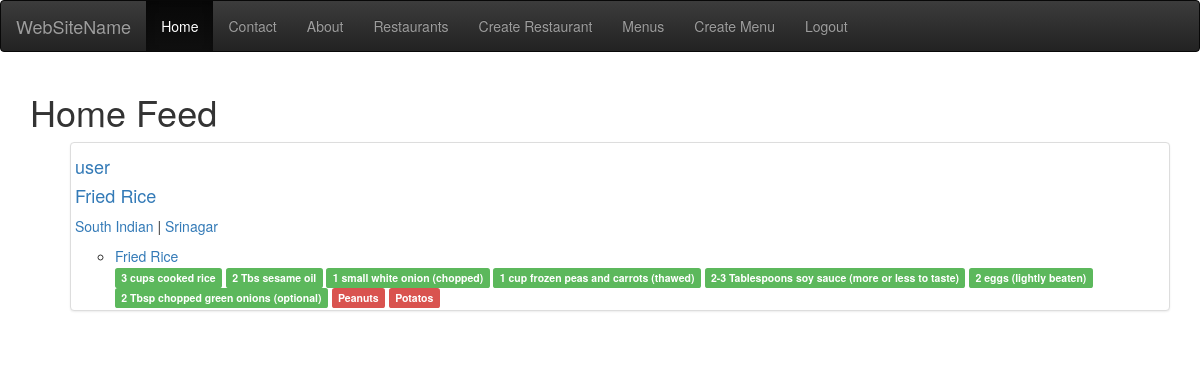
The app's page / (signed in) with its own data.
### menus/models.py (models this page shows, shortened)
class Item(models.Model):
    user = models.ForeignKey(settings.AUTH_USER_MODEL)
    restaurant = models.ForeignKey(RestaurantLocation)
    name = models.CharField(max_length=120)
    contents = models.TextField(help_text='separate each item by comma')
    excludes = models.TextField(blank=True, null=True, help_text='separate each item by comma')
    public = models.BooleanField(default=True)
    timestamp = models.DateTimeField(auto_now_add=True)
    updated = models.DateTimeField(auto_now=True)
    class Meta:
        ordering = ['-updated', '-timestamp']
    def get_contents(self):
        return self.contents.split(',')
    def get_excludes(self):
        return self.excludes.split(',')

### restaurants/models.py (models this page shows, shortened)
class RestaurantLocation(models.Model):
    owner = models.ForeignKey(User)
    name = models.CharField(max_length=120)
    location = models.CharField(max_length=120, null=True, blank=True)
    category = models.CharField(max_length=120, null=True, blank=True)
    timestamp = models.DateTimeField(auto_now_add=True)
    updated = models.DateTimeField(auto_now=True)
    slug = models.SlugField(null=True, blank=True)
    objects = RestaurantLocationManager()

### menus/views.py (the view)
# urls.py: url(r'^$', HomeView.as_view(), name='home'),
class HomeView(View):
    def get(self, request, *args, **kwargs):
        if not request.user.is_authenticated():
            return render(request, 'home.html', {})
        user = request.user
        is_following_user_ids = [follower.user.id for follower in user.is_following.all()]
        qs = Item.objects.filter(user__id__in=is_following_user_ids, public=True).order_by("-updated")[:3 ]
        return render(request, 'menus/home_feed.html', {'object_list': qs})

### menus/templates/menus/home_feed.html (shortened to what this page needs)
{% extends 'base.html' %}
{% block content %}
    <h1>Home Feed</h1>
    <ol>
        {% for object in object_list %}
            <div class="row">
                <div class="col-sm-12">
                    <div class="thumbnail">
                        <div class="h4"><a
                                href="{% url 'profiles:detail' username=object.user.username %}">{{ object.user.username }}</a>
                        </div>
                        <div class="h4"><a href="{%  url 'profiles:detail' username=object.user.username %}?q={{ object.name }}">{{ object.name }}</a></div>
                        <p><a href="{%  url 'profiles:detail' username=object.user.username %}?q={{ object.restaurant.category }}">{{ object.restaurant.category }}</a> | <a href="{%  url 'profiles:detail' username=object.user.username %}?q={{ object.restaurant.location }}">{{ object.restaurant.location }}</a></p>
                        <ul>
                            <li><a href="{%  url 'profiles:detail' username=object.user.username %}?q={{ object.name }}">{{ object.name }}</a></li>
                            {% for ing in object.get_contents %}
                                <a href="{%  url 'profiles:detail' username=object.user.username %}?q={{ ing }}"><span
                                        class="label label-success">{{ ing }}</span></a>
                            {% endfor %}
                            {% for ing in object.get_excludes %}
                                <a href="{%  url 'profiles:detail' username=object.user.username %}?q={{ ing }}"><span
                                        class="label label-danger">{{ ing }}</span></a>
                            {% endfor %}
                        </ul>
                    </div>
                </div>
            </div>
        {% endfor %}
    </ol>
{% endblock content %}

### records on screen
Item: user.username "user", name "Fried Rice", restaurant.category "South Indian", restaurant.location "Srinagar", get_contents "3 cups cooked rice" "2 Tbs sesame oil" "1 small white onion (chopped)" "1 cup frozen peas and carrots (thawed)" "2-3 Tablespoons soy sauce (more or less to taste)" "2 eggs (lightly beaten)" "2 Tbsp chopped green onions (optional)", get_excludes "Peanuts" "Potatos"
